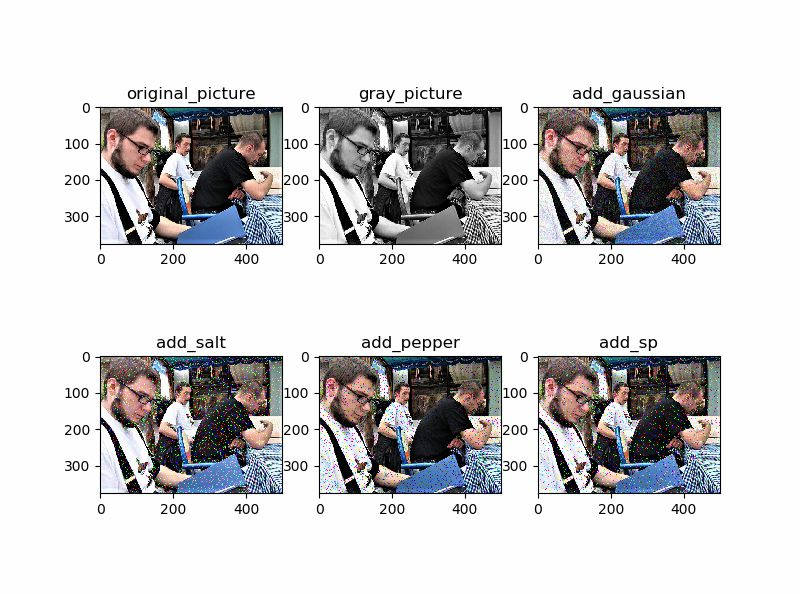

Recreate this plot in Python.
# -*- coding: utf-8 -*-
"""
Created on Sat Mar  2 14:00:30 2019

@author: Administrator
"""

'''
图像添加噪声
'''
import matplotlib.pyplot as plt 
import numpy as np
from skimage.util import random_noise
from PIL import Image 

img = plt.imread('F:/python编程/自己的博客园代码/picture_process/example.jpg')

fig = plt.figure(figsize = (8.0,6.0))
ax1 = fig.add_subplot(2,3,1)
##  show the original picture
ax1.imshow(img)
plt.title('original_picture')

##　gray_picture
gravity= np.array([0.299,0.587,0.114])
#red*0.299+green*0.587+blue*0.114
img_gravity=np.dot(img,gravity)
ax2 = fig.add_subplot(2,3,2)
##  show the gray_picture
ax2.imshow(img_gravity,cmap='gray')
plt.title('gray_picture')


img_gaussian =  random_noise(img, mode='gaussian', seed=100, clip=True)
ax3 = fig.add_subplot(2,3,3)
ax3.imshow(img_gaussian)
plt.title('add_gaussian')


img_salt =  random_noise(img, mode='salt', seed=100, clip=True)
ax4 = fig.add_subplot(2,3,4)
ax4.imshow(img_salt)
plt.title('add_salt')


img_pepper =  random_noise(img, mode='pepper', seed=100, clip=True)
ax4 = fig.add_subplot(2,3,5)
ax4.imshow(img_pepper)
plt.title('add_pepper')


img_sp =  random_noise(img, mode='s&p', seed=100, clip=True)
ax4 = fig.add_subplot(2,3,6)
ax4.imshow(img_sp)
plt.title('add_sp')
